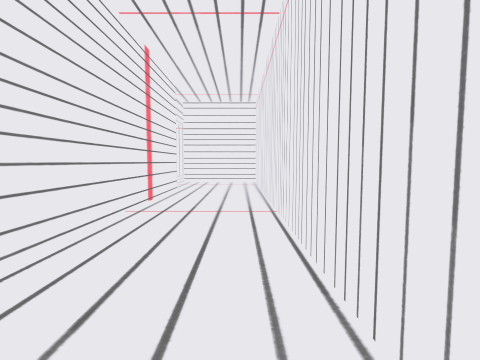
View 1 (above)

24 first-person views from a walk through a Godot game level. The camera is 1.3 m above the floor, tilts 4° down and sees 85° across. The floor is counted in squares, 2 m on a side. Each view is taken from the middle of a square. On the plan, view 1 faces up. The plan holds only what a view shows up to about 9 squares ahead; the rest is blank. The place goes on beyond the plan.

View 2
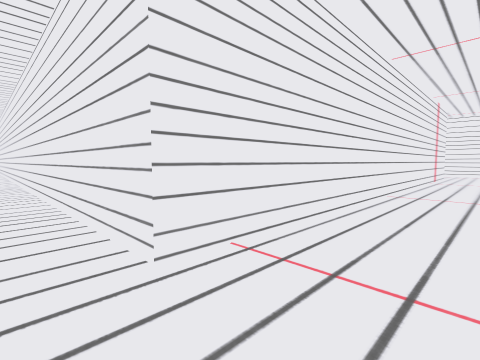

View 3
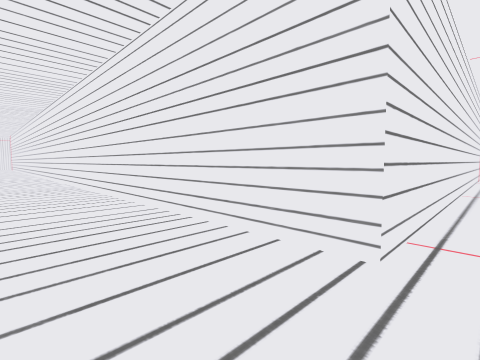

View 4
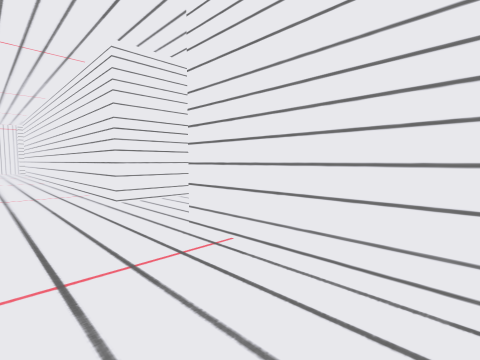

View 5
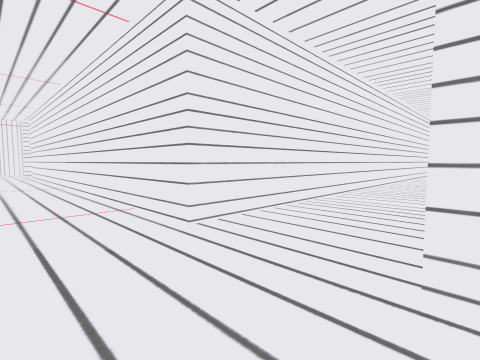

View 6
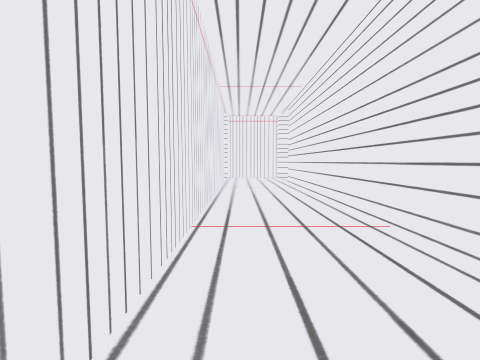

View 7
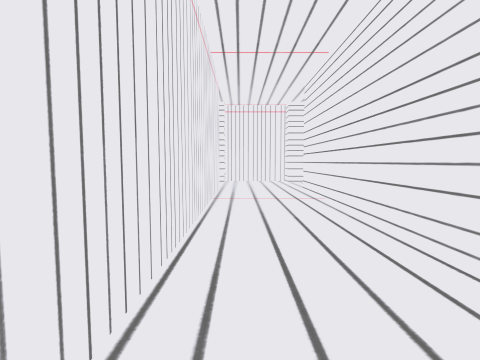

View 8
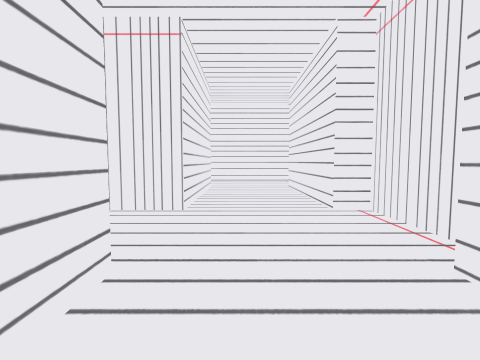

View 9
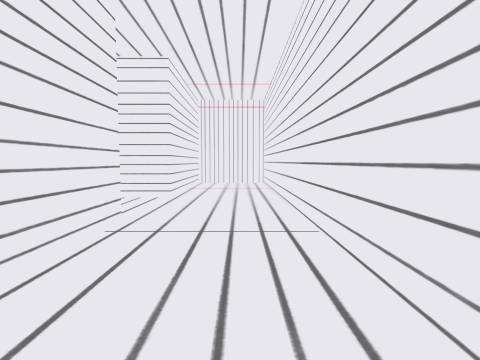

View 10
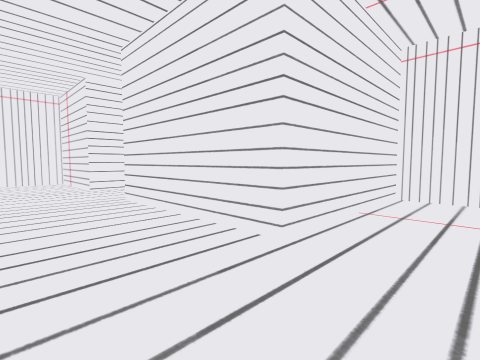

View 11
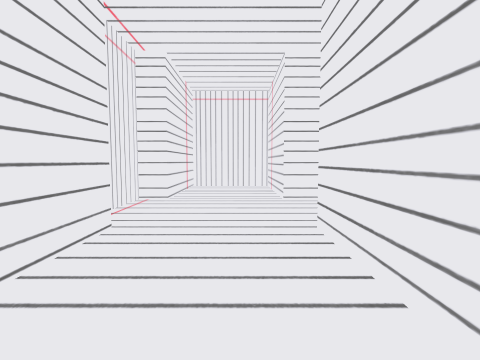

View 12
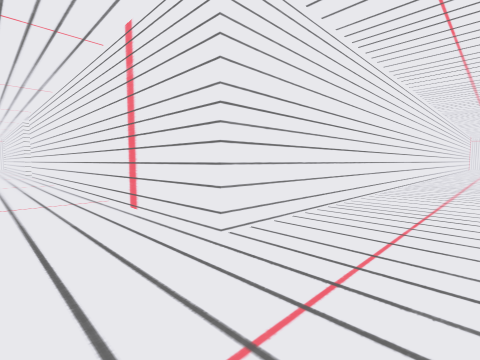

View 13
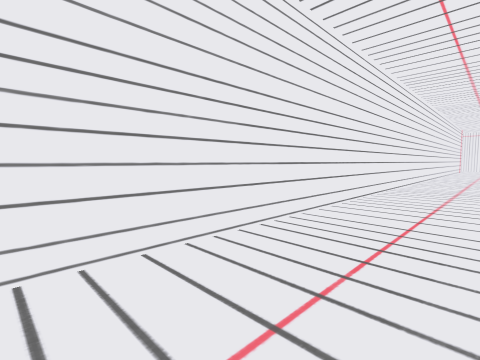

View 14
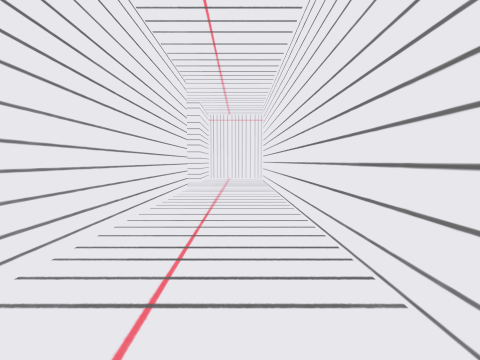

View 15
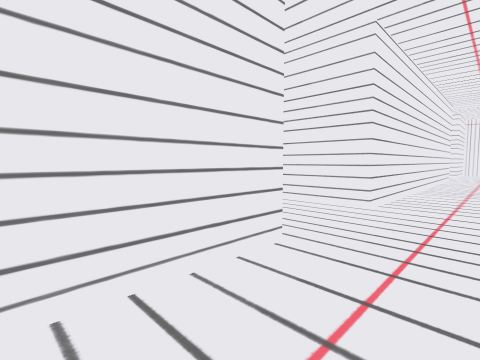

View 16
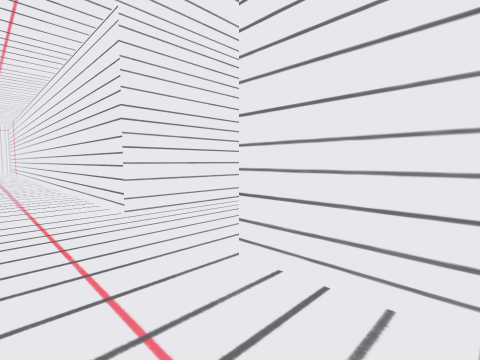

View 17
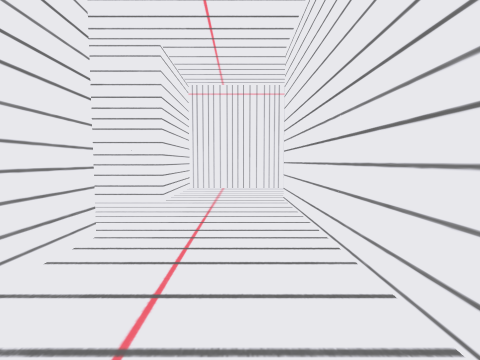

View 18
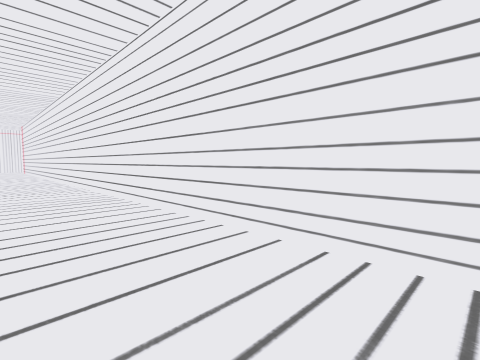

View 19
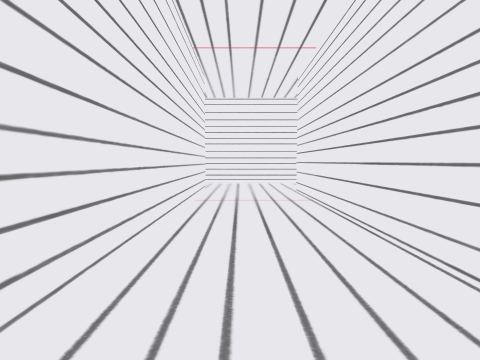

View 20
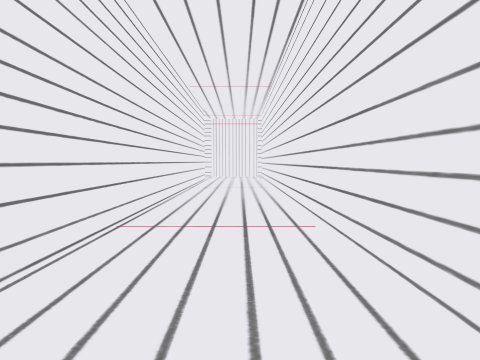

View 21
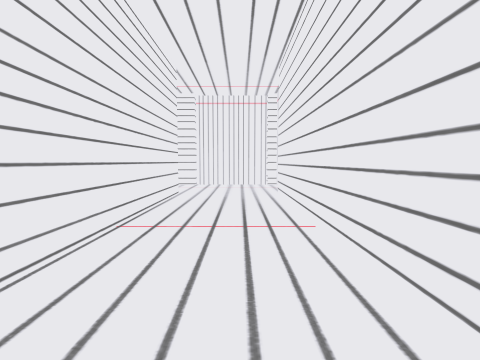

View 22
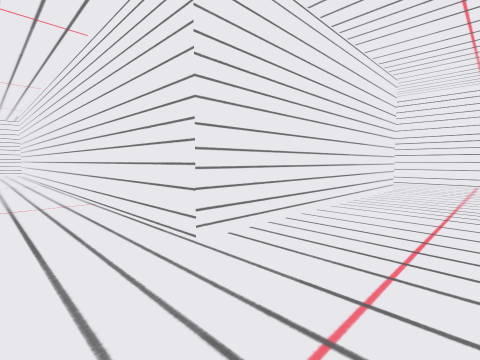

View 23
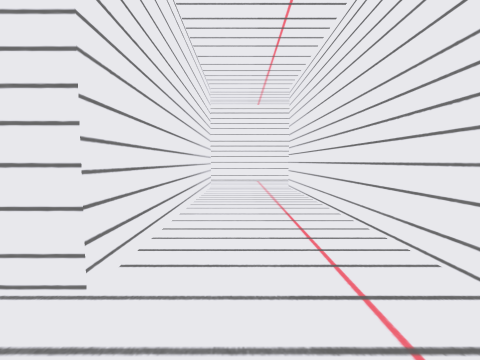

View 24
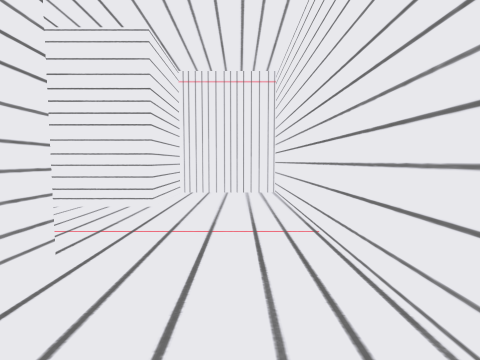

### Floor plan
Points are (right, up) in squares from view 1. A wall is a line through its corners. A room is listed if a view was taken in it or the views show most of it. See-through windows are left out.
Room 1 (views 1, 2, 3, 4, 5, 6, 7, 8, 9, 10, 11, 12, 13, 14, 15, 16, 17, 18, 19, 20, 21, 22, 23, 24)
walls: (-10.6, -7.2) (-1.5, -7.2) (-1.5, -18.2) (-4, -18.2) (-4, -20.2) (-1.5, -20.2) (-1.5, -20.8) (0.5, -20.8) (0.5, -20.2) (3.7, -20.2) (3.7, -21.8); (-17.8, -7.3) (-17.8, -19.3); (-17, 6.3) (-1.5, 6.3) (-1.5, -5.2) (-19, -5.2); (0.5, 0.5) (0.5, 8.2) (-1.8, 8.2) (-1.8, 9.4); (-13.3, 9.5) (-13.3, 8.2) (-21.5, 8.2); (-15.9, -21.3) (-10.3, -21.3) (-10.3, -21.8); (-17.9, -21.5) (-15.8, -21.5); (-3.8, 8.2) (-11.3, 8.2) (-11.3, 9.5); (-8.3, -22.3) (-8.3, -17.5) (-10.3, -17.5) (-10.3, -19.3) (-15.8, -19.3) (-15.8, -7.3); (5.8, -15) (3.7, -15) (3.7, -18.2) (0.5, -18.2) (0.5, -10.5); (5.7, -22.2) (5.7, -15.2)

Where each view was taken, in squares from view 1:
view 1: 0 up, 0 right, facing up
view 2: 6 down, 0 right, facing up-left
view 3: 7 down, 1 left, facing up-left
view 4: 3 down, 0 right, facing down-left
view 5: 5 down, 0 right, facing down-left
view 6: 10 down, 0 right, facing down
view 7: 12 down, 0 right, facing down
view 8: 19 down, 3 left, facing right
view 9: 23 down, 5 right, facing up
view 10: 20 down, 5 right, facing up-left
view 11: 19 down, 3 right, facing left
view 12: 8 up, 0 right, facing down-left
view 13: 8 up, 6 left, facing down-left
view 14: 7 up, 10 left, facing right
view 15: 7 up, 15 left, facing up-right
view 16: 7 up, 10 left, facing up-left
view 17: 7 up, 6 left, facing right
view 18: 7 down, 8 left, facing up-left
view 19: 13 down, 17 left, facing up
view 20: 10 down, 17 left, facing down
view 21: 14 down, 17 left, facing down
view 22: 21 down, 17 left, facing up-right
view 23: 20 down, 17 left, facing right
view 24: 23 down, 9 left, facing up
